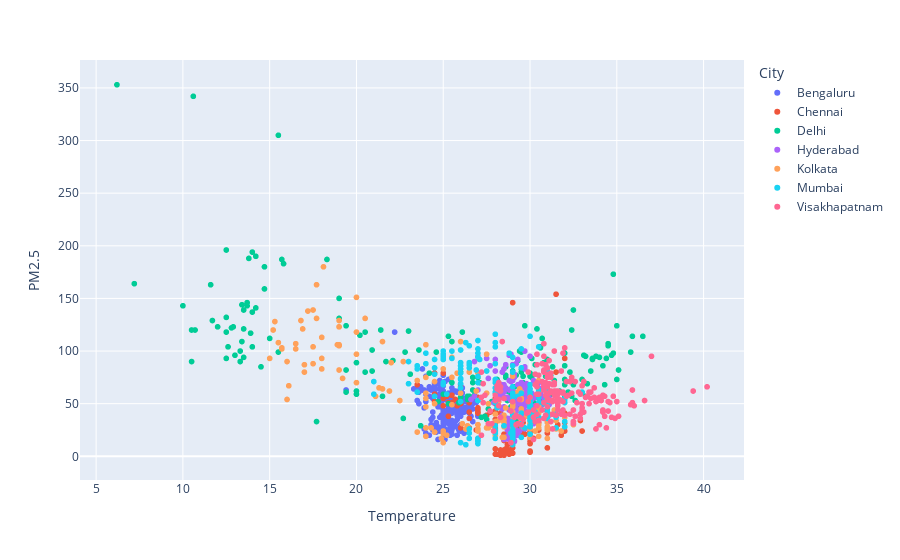

Notebook cell for this chart:
### Code cell
fig=px.scatter(dd,'median_x','median_y',color="City",labels={'median_x':'Temperature','median_y':'PM2.5'})
fig.show()

### Figure 1 — Plotly figure (JSON) as saved in the notebook; plotly's stock layout.template omitted (floating-point values rounded to 4 significant figures; data arrays with more than 128 entries replaced by an {"elided": "..."} marker saying what was removed)
{"data": [{"hovertemplate": "City=Bengaluru<br>Temperature=%{x}<br>PM2.5=%{y}<extra></extra>", "legendgroup": "Bengaluru", "marker": {"color": "#636efa", "symbol": "circle"}, "mode": "markers", "name": "Bengaluru", "showlegend": true, "type": "scattergl", "x": {"elided": "194 float values"}, "xaxis": "x", "y": {"elided": "194 int values"}, "yaxis": "y"}, {"hovertemplate": "City=Chennai<br>Temperature=%{x}<br>PM2.5=%{y}<extra></extra>", "legendgroup": "Chennai", "marker": {"color": "#EF553B", "symbol": "circle"}, "mode": "markers", "name": "Chennai", "showlegend": true, "type": "scattergl", "x": {"elided": "140 float values"}, "xaxis": "x", "y": {"elided": "140 int values"}, "yaxis": "y"}, {"hovertemplate": "City=Delhi<br>Temperature=%{x}<br>PM2.5=%{y}<extra></extra>", "legendgroup": "Delhi", "marker": {"color": "#00cc96", "symbol": "circle"}, "mode": "markers", "name": "Delhi", "showlegend": true, "type": "scattergl", "x": {"elided": "198 float values"}, "xaxis": "x", "y": {"elided": "198 int values"}, "yaxis": "y"}, {"hovertemplate": "City=Hyderabad<br>Temperature=%{x}<br>PM2.5=%{y}<extra></extra>", "legendgroup": "Hyderabad", "marker": {"color": "#ab63fa", "symbol": "circle"}, "mode": "markers", "name": "Hyderabad", "showlegend": true, "type": "scattergl", "x": {"elided": "193 float values"}, "xaxis": "x", "y": {"elided": "193 int values"}, "yaxis": "y"}, {"hovertemplate": "City=Kolkata<br>Temperature=%{x}<br>PM2.5=%{y}<extra></extra>", "legendgroup": "Kolkata", "marker": {"color": "#FFA15A", "symbol": "circle"}, "mode": "markers", "name": "Kolkata", "showlegend": true, "type": "scattergl", "x": {"elided": "193 float values"}, "xaxis": "x", "y": {"elided": "193 int values"}, "yaxis": "y"}, {"hovertemplate": "City=Mumbai<br>Temperature=%{x}<br>PM2.5=%{y}<extra></extra>", "legendgroup": "Mumbai", "marker": {"color": "#19d3f3", "symbol": "circle"}, "mode": "markers", "name": "Mumbai", "showlegend": true, "type": "scattergl", "x": {"elided": "193 float values"}, "xaxis": "x", "y": {"elided": "193 int values"}, "yaxis": "y"}, {"hovertemplate": "City=Visakhapatnam<br>Temperature=%{x}<br>PM2.5=%{y}<extra></extra>", "legendgroup": "Visakhapatnam", "marker": {"color": "#FF6692", "symbol": "circle"}, "mode": "markers", "name": "Visakhapatnam", "showlegend": true, "type": "scattergl", "x": {"elided": "190 float values"}, "xaxis": "x", "y": {"elided": "190 int values"}, "yaxis": "y"}], "layout": {"autosize": true, "legend": {"title": {"text": "City"}, "tracegroupgap": 0}, "margin": {"t": 60}, "xaxis": {"anchor": "y", "autorange": true, "domain": [0, 1], "range": [4.074, 42.33], "title": {"text": "Temperature"}, "type": "linear"}, "yaxis": {"anchor": "x", "autorange": true, "domain": [0, 1], "range": [-23.96, 378.0], "title": {"text": "PM2.5"}, "type": "linear"}}}
